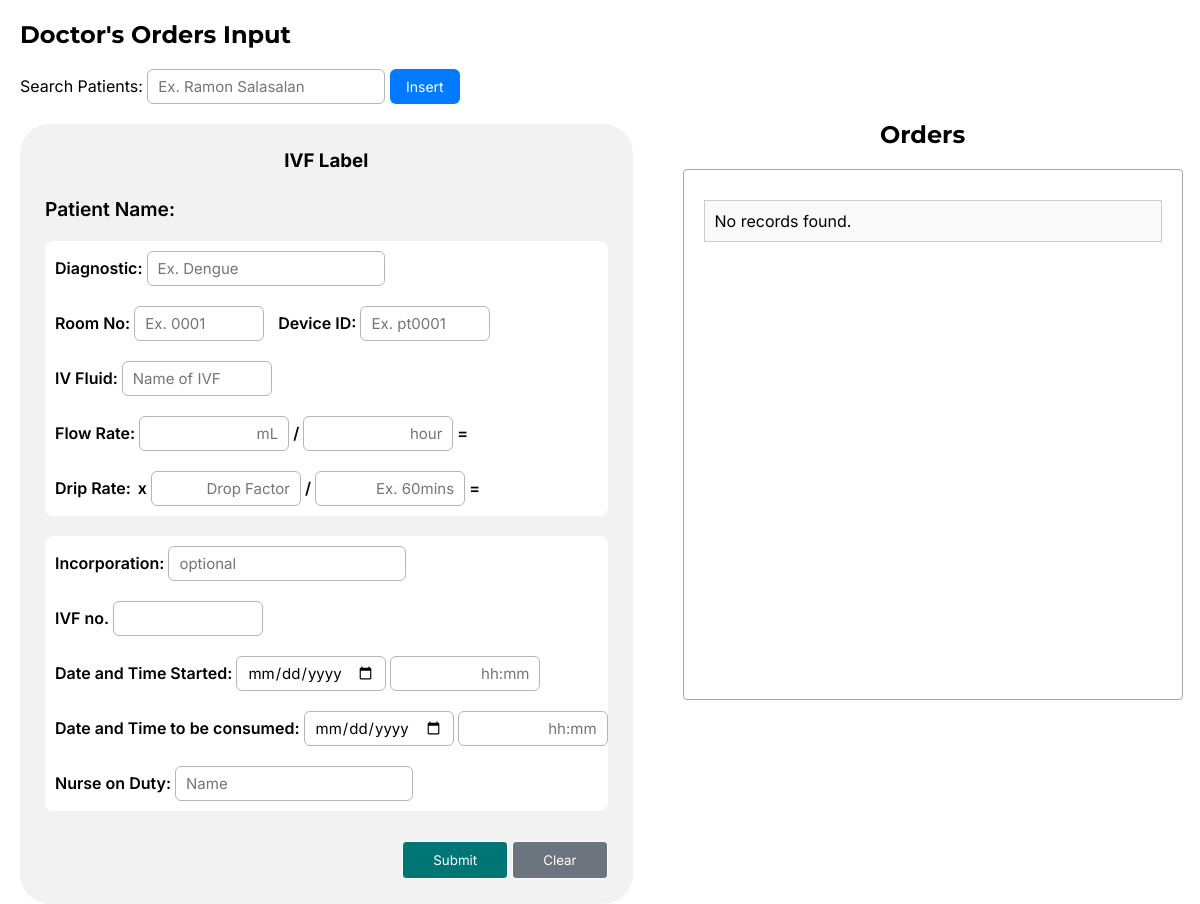
The app's page /admin/orders.php (signed in), older data.
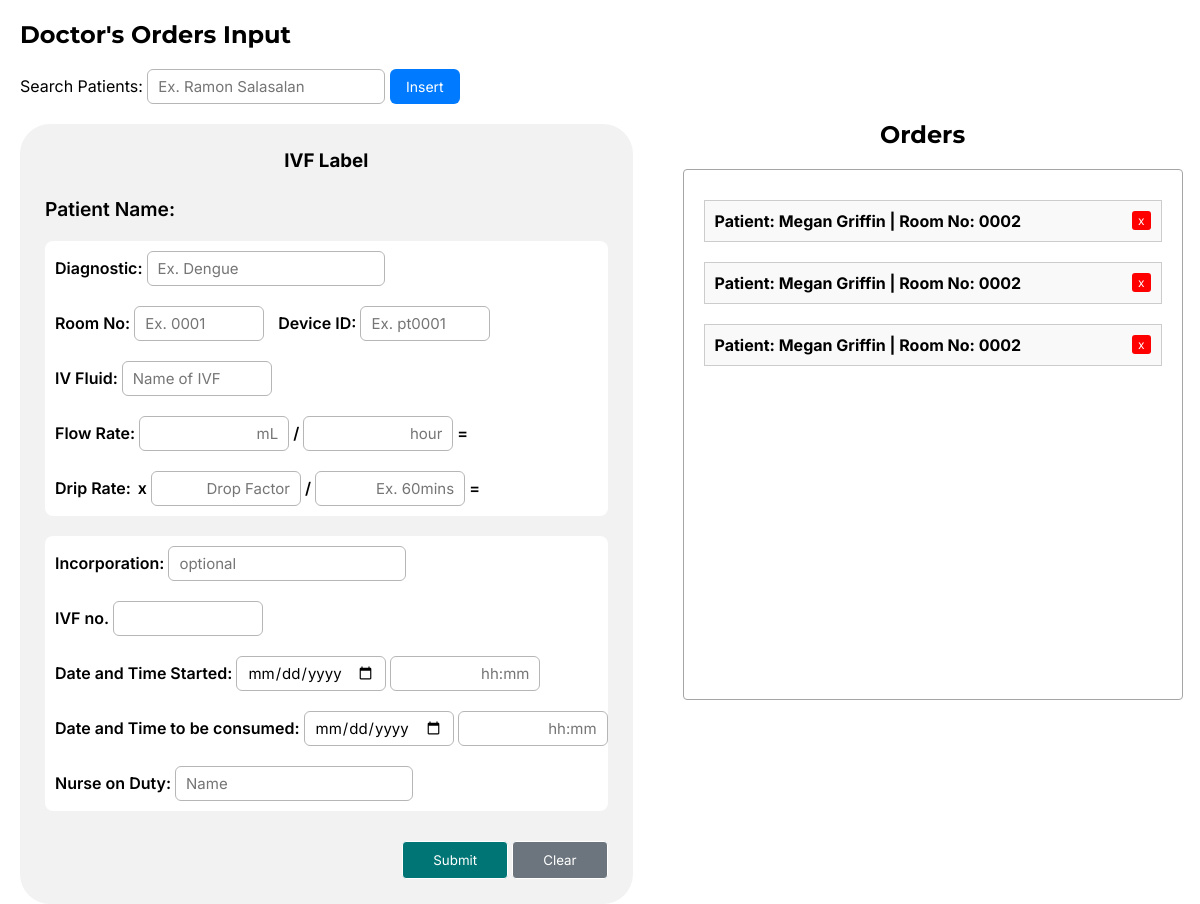
The same page, newer data.
### tables this page shows
CREATE TABLE `prescription` (
  `id` int(11) NOT NULL,
  `patient_name` varchar(255) DEFAULT NULL,
  `diagnostic` varchar(255) DEFAULT NULL,
  `room_no` varchar(50) DEFAULT NULL,
  `device_id` varchar(50) DEFAULT NULL,
  `iv_fluid` varchar(255) DEFAULT NULL,
  `volume` int(11) DEFAULT NULL,
  `per_hour` int(11) DEFAULT NULL,
  `drop_factor` int(11) DEFAULT NULL,
  `per_minute` int(11) DEFAULT NULL,
  `incorporation` varchar(255) DEFAULT NULL,
  `ivf_no` int(11) DEFAULT NULL,
  `date_started` date DEFAULT NULL,
  `time_started` varchar(20) DEFAULT NULL,
  `date_to_consumed` date DEFAULT NULL,
  `time_to_consumed` varchar(20) DEFAULT NULL,
  `nurse_on_duty` varchar(255) DEFAULT NULL
);

### admin/function/prescription/view_order.php (the view, shortened to what this page needs)
<?php
include 'db.php';
$sql = "SELECT * FROM prescription ORDER BY id DESC";
$result = $conn->query($sql);
if ($result->num_rows > 0) {
    while ($row = $result->fetch_assoc()) {
        echo '<div class="message" onclick="toggleDetails(this)">
                <div class="summary">
                    <strong>Patient:</strong> ' . $row['patient_name'] . ' |
                    <strong>Room No:</strong> ' . $row['room_no'] . ' ';
        if (isset($_SESSION['privilege']) && $_SESSION['privilege'] === 'admin') {
            echo '<button class="delete-btn" onclick="deleteRow(event, ' . $row['id'] . ')">x</button>';
        }
        echo '</div>
                <div class="details hidden">
                    <p><strong>Diagnostic:</strong> ' . $row['diagnostic'] . '</p>
                    <p><strong>Device ID:</strong> ' . $row['device_id'] . '</p>
                    <p><strong>IV Fluid:</strong> ' . $row['iv_fluid'] . '</p>
                    <p><strong>Volume:</strong> ' . $row['volume'] . ' mL</p>
                    <p><strong>Per Hour:</strong> ' . $row['per_hour'] . ' hour(s)</p>
                    <p><strong>Drop Factor:</strong> ' . $row['drop_factor'] . '</p>
                    <p><strong>Per Minutes:</strong> ' . $row['per_minute'] . '</p>
                    <p><strong>Incorporation:</strong> ' . $row['incorporation'] . '</p>
                    <p><strong>IVF No:</strong> ' . $row['ivf_no'] . '</p>
                    <p><strong>Date Started:</strong> ' . $row['date_started'] . '</p>
                    <p><strong>Time Started:</strong> ' . $row['time_started'] . '</p>
                    <p><strong>Date to Consumed:</strong> ' . $row['date_to_consumed'] . '</p>
                    <p><strong>Time to Consumed:</strong> ' . $row['time_to_consumed'] . '</p>
                    <p><strong>Nurse on Duty:</strong> ' . $row['nurse_on_duty'] . '</p>
                </div>
              </div>';
    }
} else {
    echo '<div class="message">No records found.</div>';
}
?>

Row changes from the older to the newer data that the page shows:
added prescription: patient_name "Megan Griffin", room_no "0002"
added prescription: patient_name "Megan Griffin", room_no "0002"
added prescription: patient_name "Megan Griffin", room_no "0002"
Text that changed along with them:
text no longer shown: "No records found."
